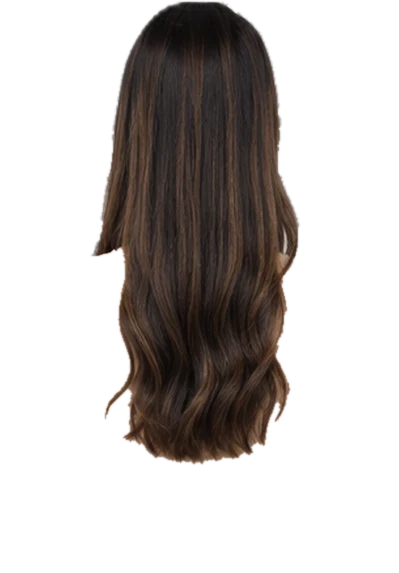
#> input picture work/me/back_head.webp, 399 x 573 px, given in place of p5_side.webp, which was not available
$ python heads.py
#> lines starting #> are read from the running program, lines starting #| are printed output that depends on the picture; after the words box and inside, x2 and y2 are one past the last pixel; in counts of white or black regions, pixels touching at a corner belong together; pictures that were not available may be replaced by others from this repository, and a replacement may not be noted
# v51: head overlays for the pose views (side/half/hip) — head+neck (and hair, when uncovered) only; the base's beige T-shirt is stripped so the garment stays on top of the shoulders
from PIL import Image
import numpy as np
from scipy import ndimage
NK={'side':262,'half':262,'hip':437,'front':262,'back':262}
SHIRT=np.array([230,200,180],float)
def hair_mask(rgb,a,nk,x0,x1):
  L=rgb@np.array([.299,.587,.114]);dark=(L<122)&(a>0);dark[:, :x0]=False;dark[:, x1:]=False
  lab,n=ndimage.label(dark);keep=np.zeros_like(dark)
  band=np.zeros_like(dark);band[max(0,nk-200):nk+10,:]=True
  ids=np.unique(lab[dark&band]);ids=ids[ids>0]
  for i in ids:keep|=(lab==i)
  op=ndimage.binary_opening(keep,iterations=4);op2=ndimage.binary_opening(keep,iterations=8);op[nk+120:,:]=op2[nk+120:,:];keep&=ndimage.binary_dilation(op,iterations=5)
  return keep
def strip_shirt(rgb,a,nk,ymax):
  d=np.linalg.norm(rgb-SHIRT,axis=2);L=rgb@np.array([.299,.587,.114]);rg=rgb[:,:,0]-rgb[:,:,1]
  sat=rgb.max(2)-rgb.min(2);sh=((d<30)&(rg<45)&(L>150))|((L>205)&(sat<40));sh[:nk-30,:]=False;sh[ymax:,:]=False
  sh=ndimage.binary_opening(sh,iterations=1);sh=ndimage.binary_dilation(sh,iterations=3);sh[:nk-10,:]=False
  a=a.copy();a[sh]=0;return a
def make(pre,v,hair,suf='head'):
  im=np.array(Image.open(f'me/{pre}_{v}.webp').convert('RGBA')).astype(float);rgb=im[:,:,:3];a=im[:,:,3]
  nk=NK[v];H,W=a.shape;ys,xs=np.where(a>0)
  m=np.zeros((H,W),bool);m[:nk-10,:]=True
  if hair:
    hx=xs[ys<nk];m|=hair_mask(rgb,a,nk,max(0,hx.min()-15),min(W,hx.max()+15))
  out=np.zeros((H,W),float);out[m]=a[m]
  out=strip_shirt(rgb,out,nk,H if hair else nk+60)
  # soft bottom edge for the non-hair part of the band
  fade=np.linspace(1,0,14)
  for i,f in enumerate(fade):
    y=nk-24+i
    if y<H:
      row=out[y];L=rgb[y]@np.array([.299,.587,.114]);soft=(L>=122)|(not hair)
      row[soft]=row[soft]*f
  res=np.dstack([rgb,out]).astype(np.uint8);Image.fromarray(res,'RGBA').save(f'me/{pre}_{v}_{suf}.webp',quality=92,method=6)
  return int((out>0).sum())
import sys
jobs=[('p5','side',True,'head'),('p5c','side',False,'head'),('p5','half',True,'head'),('p5c','half',False,'head'),('p5','hip',True,'head'),('p5c','hip',False,'head'),
      ('p5','front',True,'head'),('p5','back',True,'head'),('p5c','front',False,'headonly'),('p5c','back',False,'headonly')]
for pre,v,hair,suf in jobs:print(pre,v,suf,make(pre,v,hair,suf))
#> in hair_mask, `L = rgb @ np.array([0.299, 0.587, 0.114])`:
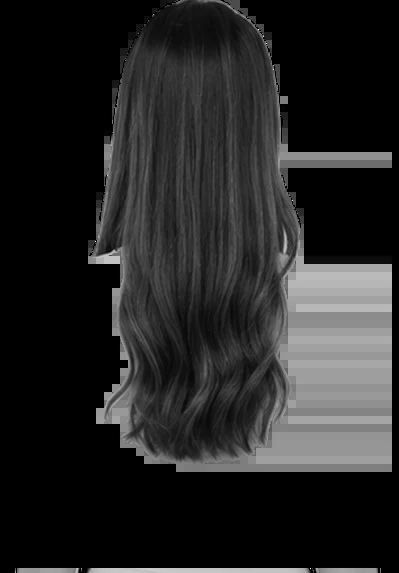
#> L: shape (573, 399) float64; min 0, max 255, mean 37.3
#> in hair_mask, `dark = (L < 122) & (a > 0)`:
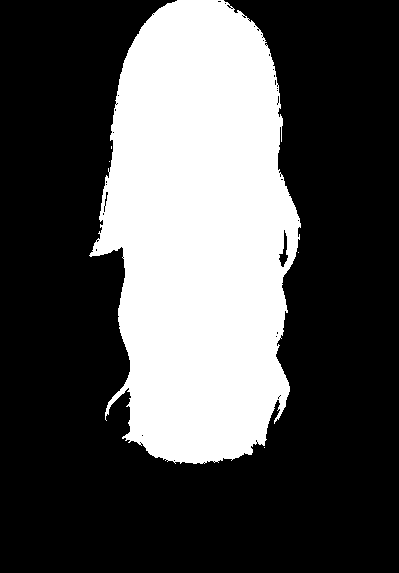
#> dark: shape (573, 399) bool; 31.6% white; 5 white regions (4 under 20 px), largest, box (x1, y1, x2, y2) and area: (89, 0, 301, 464) 72292
#> in hair_mask, `lab, n = ndimage.label(dark)`:
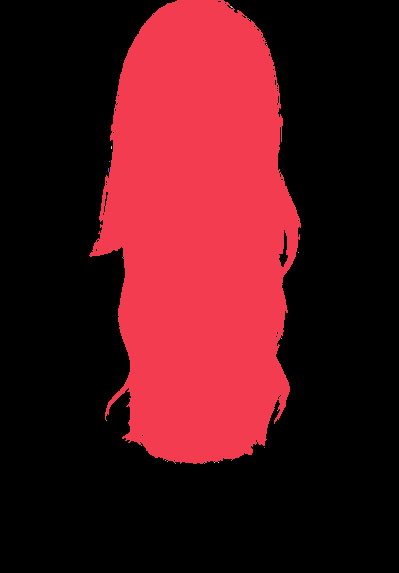
#> lab: shape (573, 399) int32; 22 distinct labels, from 0 to 21; one colour per label, 0 black
#> in hair_mask, `lab, n = ndimage.label(dark)`: n = 21
#> in hair_mask, `ids = np.unique(lab[dark & band])`: ids = [1, 5, 6, 7, 8, 9]
#> the loop in hair_mask, `for i in ids:keep|=(lab==i)` made 6 passes
#> after the loop in hair_mask, `for i in ids:keep|=(lab==i)`: keep: shape (573, 399) bool; 31.6% white; 4 white regions (3 under 20 px), largest, box (x1, y1, x2, y2) and area: (89, 0, 301, 464) 72275
#> in hair_mask, `op = ndimage.binary_opening(keep, iterations=4)`: op: shape (573, 399) bool; 31.2% white; 1 white region, box (x1, y1, x2, y2) and area: (94, 0, 301, 464) 71353
#> in hair_mask, `op2 = ndimage.binary_opening(keep, iterations=8)`: op2: shape (573, 399) bool; 31% white; 1 white region, box (x1, y1, x2, y2) and area: (94, 0, 301, 464) 70816
#> in hair_mask, `op[nk + 120:, :] = op2[nk + 120:, :]`:
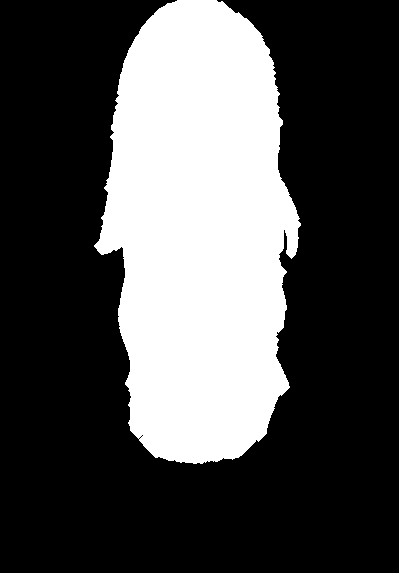
#> op: shape (573, 399) bool; 31.1% white; 1 white region, box (x1, y1, x2, y2) and area: (94, 0, 301, 464) 71115
#> in hair_mask, `keep &= ndimage.binary_dilation(op, iterations=5)`: keep: shape (573, 399) bool; 31.4% white; 6 white regions (5 under 20 px), largest, box (x1, y1, x2, y2) and area: (92, 0, 301, 464) 71886
#> in make, `m |= hair_mask(rgb, a, nk, max(0, hx.min() - 15), min(W, hx.max() + 15`: m: shape (573, 399) bool; 57.8% white; 6 black regions (5 under 20 px), largest, box (x1, y1, x2, y2) and area: (0, 252, 399, 573) 96521
#> in strip_shirt, `d = np.linalg.norm(rgb - SHIRT, axis=2)`:
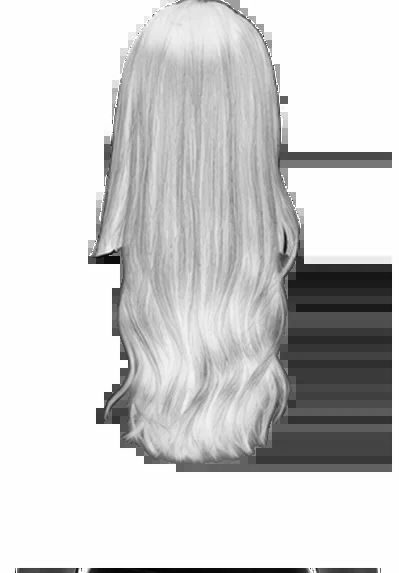
#> d: shape (573, 399) float64; min 5.74, max 354, mean 290.4; drawn with min black and max white
#> in strip_shirt, `rg = rgb[:, :, 0] - rgb[:, :, 1]`:
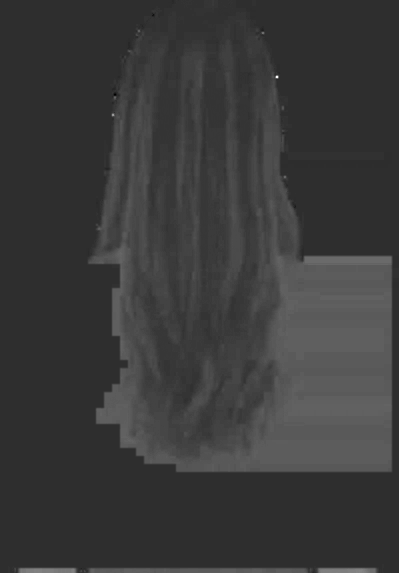
#> rg: shape (573, 399) float64; min -34, max 151, mean 8.6; drawn with min black and max white
#> in strip_shirt, `sh = (d < 30) & (rg < 45) & (L > 150) | (L > 205) & (sat < 40)`: sh: shape (573, 399) bool; 0.49% white; 14 white regions (12 under 20 px), largest, box (x1, y1, x2, y2) and area: (95, 568, 295, 573) 976, (98, 255, 120, 264) 137
#> in strip_shirt, `sh = ndimage.binary_opening(sh, iterations=1)`: sh: shape (573, 399) bool; 0.48% white; 2 white regions, box (x1, y1, x2, y2) and area: (98, 568, 293, 573) 966, (104, 255, 120, 264) 127
#> in strip_shirt, `sh = ndimage.binary_dilation(sh, iterations=3)`: sh: shape (573, 399) bool; 0.81% white; 2 white regions, box (x1, y1, x2, y2) and area: (95, 565, 296, 573) 1575, (101, 252, 123, 267) 274
#> in strip_shirt, `a[sh] = 0`:
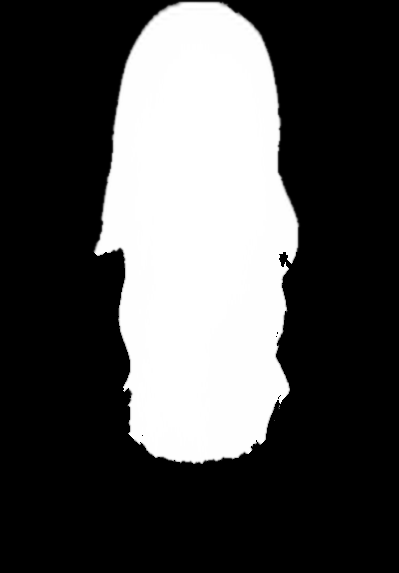
#> a: shape (573, 399) float64; min 0, max 255, mean 78.5
#> pass 2 of the loop `for pre,v,hair,suf in jobs:print(pre,v,suf,make(pre,v,hair,suf))`:
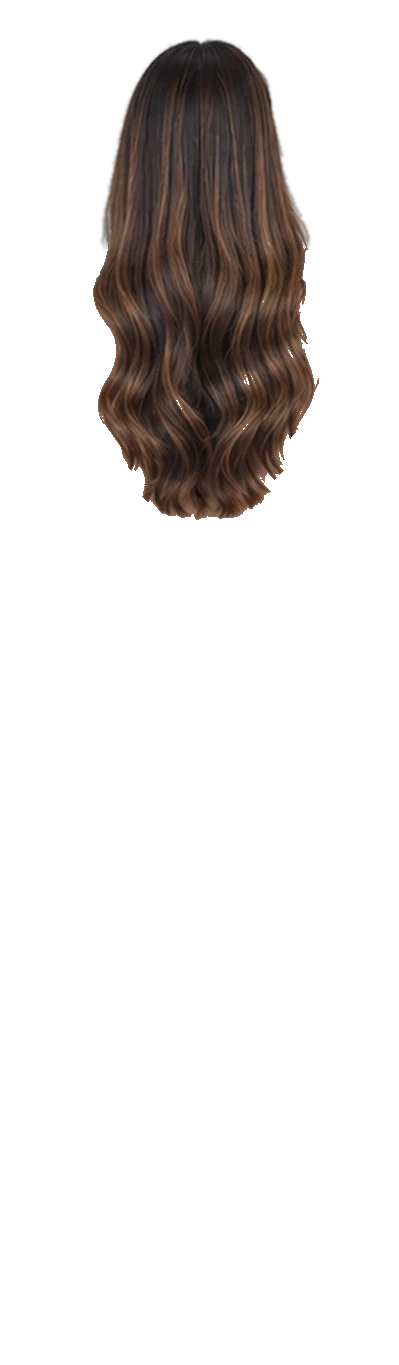
#> input picture work/me/p5_back_head.webp, 399 x 1365 px, given in place of p5c_side.webp, which was not available
#> im: shape (1365, 399, 4) float64
#> rgb: shape (1365, 399, 3) float64
#> out: shape (1365, 399) float64
#> d: shape (1365, 399) float64
#> rg: shape (1365, 399) float64
#> sat: shape (1365, 399) float64
#> in strip_shirt (call 2), `sh = (d < 30) & (rg < 45) & (L > 150) | (L > 205) & (sat < 40)`:
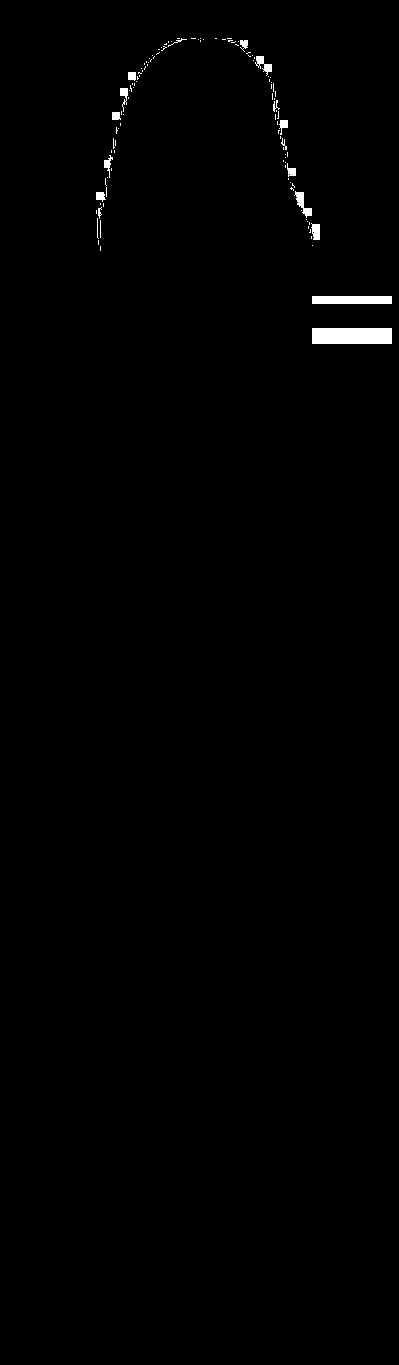
#> sh: shape (1365, 399) bool; 0.63% white; 117 white regions (99 under 20 px), largest, box (x1, y1, x2, y2) and area: (312, 328, 392, 344) 1280, (312, 296, 392, 304) 640, (294, 191, 312, 218) 185
#> in make (call 2), `res = np.dstack([rgb, out]).astype(np.uint8)`:
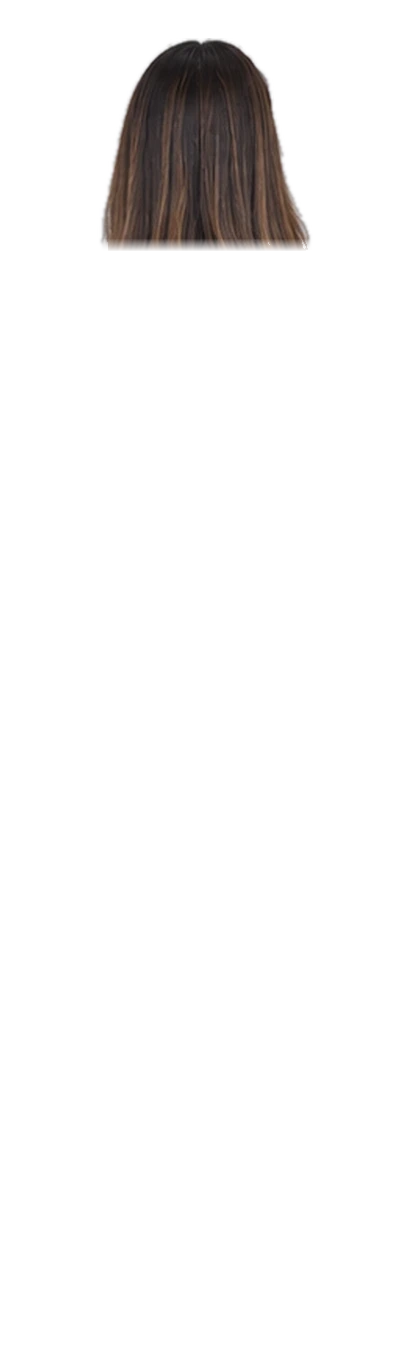
#> res: shape (1365, 399, 4); mean R, G, B, A 21.5, 17.1, 15, 15; transparent parts drawn white
#> pass 3 of the loop `for pre,v,hair,suf in jobs:print(pre,v,suf,make(pre,v,hair,suf))`:
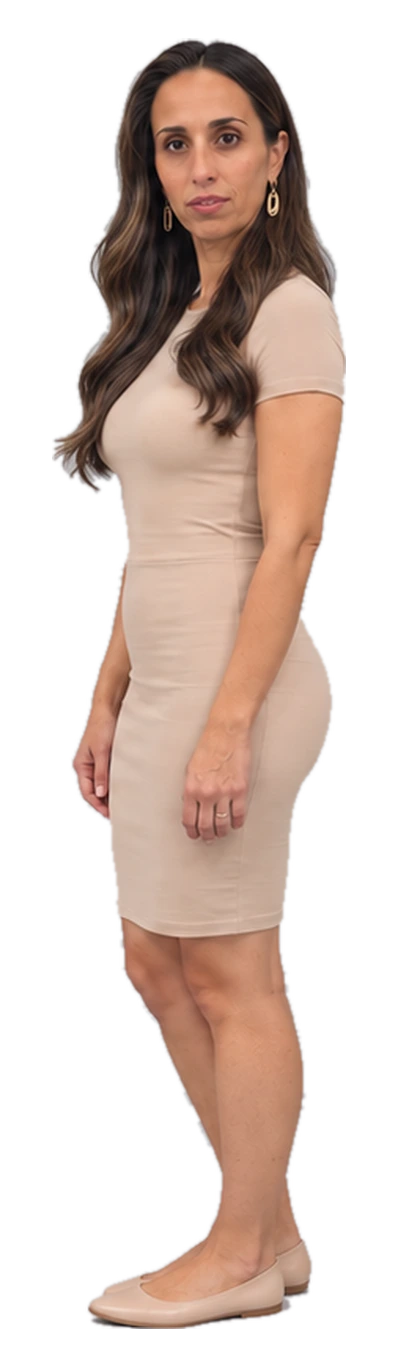
#> input picture work/me/p5_half.webp, 399 x 1365 px
#> in hair_mask (call 2), `L = rgb @ np.array([0.299, 0.587, 0.114])`:
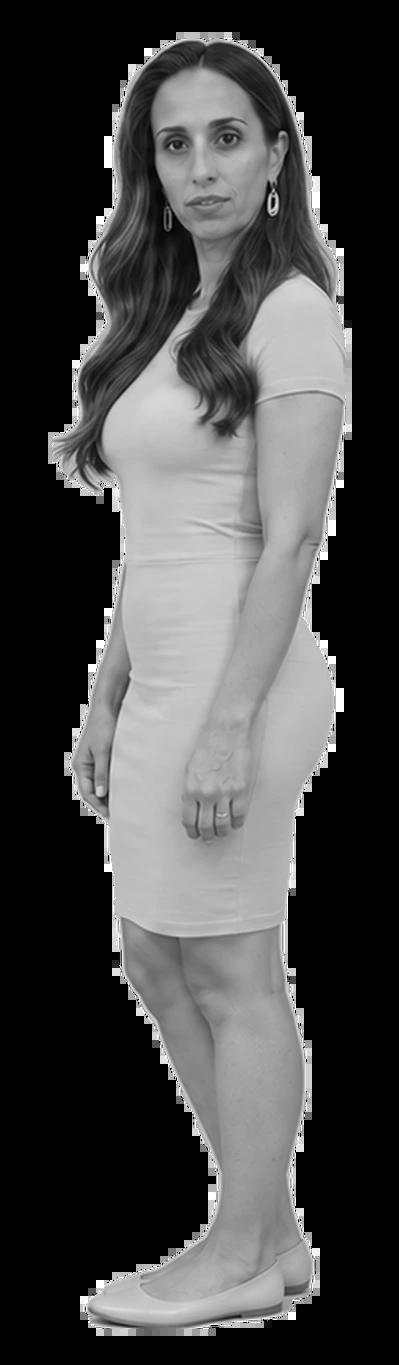
#> L: shape (1365, 399) float64; min 0, max 255, mean 72.2
#> in hair_mask (call 2), `dark = (L < 122) & (a > 0)`:
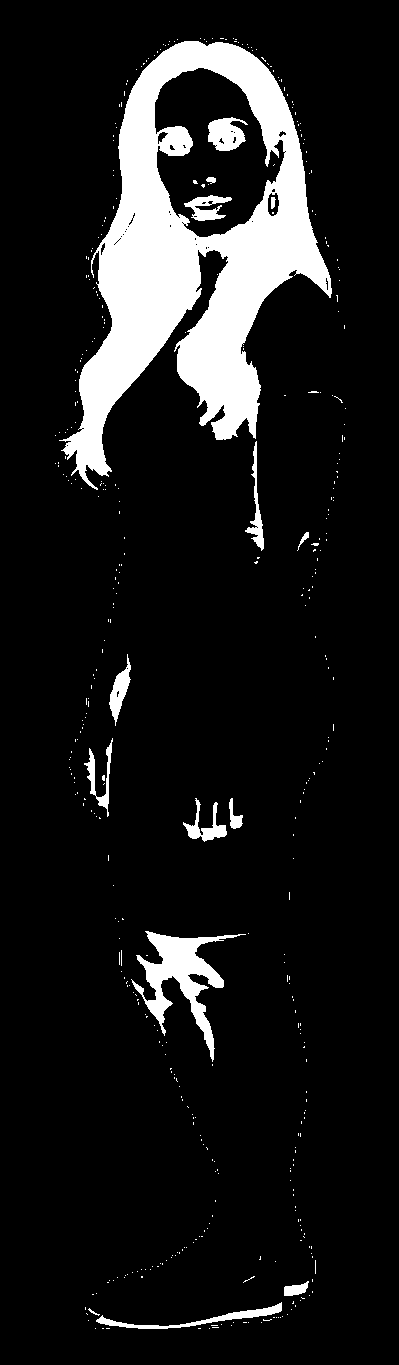
#> dark: shape (1365, 399) bool; 10.4% white; 441 white regions (426 under 20 px), largest, box (x1, y1, x2, y2) and area: (59, 41, 332, 490) 46230, (131, 931, 246, 1062) 4178, (96, 1302, 282, 1329) 969
#> n = 458
#> ids = 69 values from 11 to 98
#> the loop in hair_mask (call 2), `for i in ids:keep|=(lab==i)` made 69 passes
#> i on passes 1 to 8: 11, 31, 32, 33, 34, 35, 36, 37
#> (the run stopped early here; a loop or call above may not have finished)
